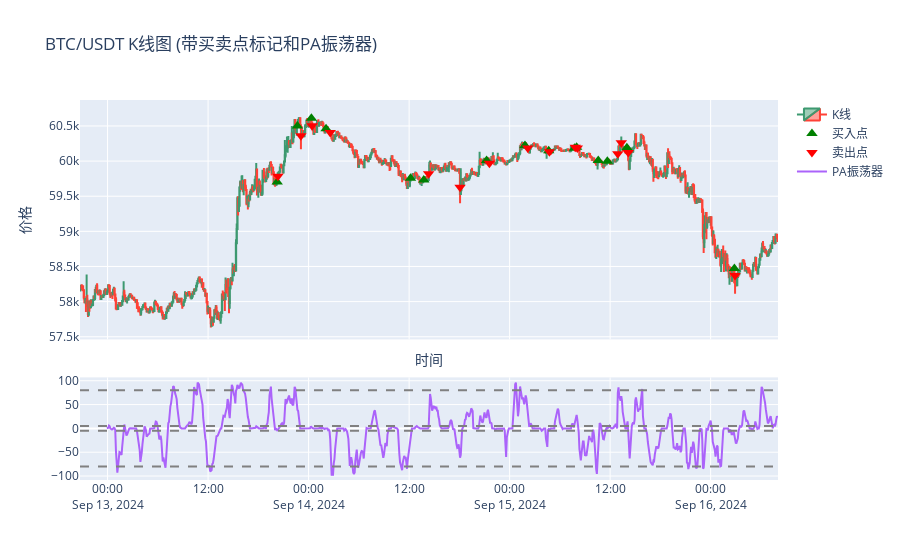

The notebook cell saved with this chart:
### Code cell
import pandas as pd
import numpy as np
import ccxt
import mplfinance as mpf
import matplotlib.pyplot as plt
import plotly.graph_objects as go
from plotly.subplots import make_subplots

from pa.pa_index import pa_oscillator, check_zones


# 定义检测“看涨吞没”形态的函数
def is_bullish_engulfing(df, index):
    if index < 1:
        return False  # 必须要有前一根K线
    prev_candle = df.iloc[index - 1]
    current_candle = df.iloc[index]
    
    # 条件1：前一根是阴线
    if prev_candle['Close'] >= prev_candle['Open']:
        return False
    
    # 条件2：当前K线是阳线
    if current_candle['Close'] <= current_candle['Open']:
        return False
    
    # 条件3：当前K线吞没前一根K线
    if current_candle['Open'] > prev_candle['Low'] or current_candle['Close'] < prev_candle['High']:
        return False
    
    return True


# 新增：定义检测"看涨孕线"形态的函数
def is_bullish_harami(df, index):
    if index < 1:
        return False  # 必须要有前一根K线
    prev_candle = df.iloc[index - 1]
    current_candle = df.iloc[index]
    
    # 条件1：前一根是阴线
    if prev_candle['Close'] >= prev_candle['Open']:
        return False
    
    # 条件2：当前K线是阳线
    if current_candle['Close'] <= current_candle['Open']:
        return False
    
    # 条件3：当前K线完全包含在前一根K线实体内
    if (current_candle['Open'] <= prev_candle['Close'] and
        current_candle['Close'] >= prev_candle['Open'] and
        current_candle['High'] <= prev_candle['High'] and
        current_candle['Low'] >= prev_candle['Low']):
        return True
    
    return False



# 修改回测函数以包含两种形态
def backtest_and_plot(df):
    tick_size = 0.01  # 设置一个tick大小
    successful_trades = 0
    total_trades = 0
    total_profit_loss = 0  # 新增：总盈亏
    buy_signals = []  # 记录买入点
    sell_signals = []  # 记录卖出点

    df.rename(columns={'open': 'Open', 'high': 'High', 'low': 'Low', 'close': 'Close', 'volume': 'Volume'}, inplace=True)

    # 计算PA振荡器
    df = pa_oscillator(df)
    df = check_zones(df)

    for i in range(1, len(df) - 1):  # 确保有下一根K线
        if is_bullish_engulfing(df, i) or is_bullish_harami(df, i):  # 检查两种形态
            signal_candle = df.iloc[i]
            next_candle = df.iloc[i + 1]
            
            # 入场条件：下一根K线突破信号K线的高点加1个tick
            entry_price = signal_candle['High'] + tick_size
            
            if next_candle['High'] >= entry_price:
                total_trades += 1
                
                stop_loss = signal_candle['Low'] - tick_size
                target_price = entry_price + 2 * (entry_price - stop_loss)  # 2:1盈亏比
                
                # 记录买入点
                buy_signals.append((next_candle['timestamp'], entry_price))
                trade_exited = False  # 标志是否完成交易
                
                # 模拟交易，检查接下来K线是否触发止盈或止损
                for j in range(i + 2, len(df)):
                    if df.iloc[j]['Low'] <= stop_loss:  # 触发止损
                        sell_signals.append((df.iloc[j]['timestamp'], stop_loss))  # 记录卖出点
                        trade_exited = True
                        total_profit_loss += stop_loss - entry_price  # 计算亏损
                        break
                    if df.iloc[j]['High'] >= target_price:  # 触发止盈
                        successful_trades += 1
                        sell_signals.append((df.iloc[j]['timestamp'], target_price))  # 记录卖出点
                        trade_exited = True
                        total_profit_loss += target_price - entry_price  # 计算盈利
                        break
                
                # 如果交易没有退出，使用最后一个K线作为退出点
                if not trade_exited:
                    exit_price = df.iloc[-1]['Close']
                    sell_signals.append((df.iloc[-1]['timestamp'], exit_price))
                    total_profit_loss += exit_price - entry_price  # 计算盈亏

    # 绘制K线图并标注买卖点
    df['timestamp'] = pd.to_datetime(df['timestamp'])
    df.set_index('timestamp', inplace=True)
    
    
    # Filter buy and sell signals to only include those within the DataFrame's time range
    df_start, df_end = df.index[0], df.index[-1]
    buy_signals = [(t, p) for t, p in buy_signals if df_start <= t <= df_end]
    sell_signals = [(t, p) for t, p in sell_signals if df_start <= t <= df_end]

    # Convert buy and sell signals to DataFrames
    buy_df = pd.DataFrame(buy_signals, columns=['timestamp', 'price']).set_index('timestamp')
    sell_df = pd.DataFrame(sell_signals, columns=['timestamp', 'price']).set_index('timestamp')

    # Ensure buy and sell signals are within the DataFrame's index
    buy_df = buy_df[buy_df.index.isin(df.index)]
    sell_df = sell_df[sell_df.index.isin(df.index)]

    # 创建K线图
    fig = make_subplots(rows=2, cols=1, shared_xaxes=True, vertical_spacing=0.1, row_heights=[0.7, 0.3])

    # 添加K线图
    fig.add_trace(go.Candlestick(x=df.index,
                    open=df['Open'],
                    high=df['High'],
                    low=df['Low'],
                    close=df['Close'],
                    name='K线'), row=1, col=1)

    # 添加买入点
    fig.add_trace(go.Scatter(
        x=buy_df.index,
        y=buy_df['price'],
        mode='markers',
        marker=dict(symbol='triangle-up', size=10, color='green'),
        name='买入点'
    ), row=1, col=1)

    # 添加卖出点
    fig.add_trace(go.Scatter(
        x=sell_df.index,
        y=sell_df['price'],
        mode='markers',
        marker=dict(symbol='triangle-down', size=10, color='red'),
        name='卖出点'
    ), row=1, col=1)

    # 添加PA振荡器
    fig.add_trace(go.Scatter(
        x=df.index,
        y=df['PA'],
        mode='lines',
        name='PA振荡器'
    ), row=2, col=1)

    # 添加超买和超卖线
    fig.add_hline(y=80, line_dash="dash", line_color="gray", row=2, col=1)
    fig.add_hline(y=-80, line_dash="dash", line_color="gray", row=2, col=1)

    # 添加震荡区域线
    fig.add_hline(y=5, line_dash="dash", line_color="gray", row=2, col=1)
    fig.add_hline(y=-5, line_dash="dash", line_color="gray", row=2, col=1)

    # 更新图表布局
    fig.update_layout(
        title='BTC/USDT K线图 (带买卖点标记和PA振荡器)',
        xaxis_title='时间',
        yaxis_title='价格',
        xaxis_rangeslider_visible=False
    )

    # 显示图表
    fig.show()

    # 计算成功率和总盈亏
    success_rate = successful_trades / total_trades if total_trades > 0 else 0
    print(f"成功率: {success_rate:.2%} ({successful_trades}/{total_trades})")
    print(f"总盈亏: {total_profit_loss:.2f} USDT")

# 创建Binance交易所实例
exchange = ccxt.binance()


# 获取BTC/USDT的历史K线数据，时间间隔为5分钟
symbol = 'BTC/USDT'
timeframe = '5m'
limit = 1000  # 可以根据需要调整数量
ohlcv = exchange.fetch_ohlcv(symbol, timeframe=timeframe, limit=limit)

# 转换为pandas DataFrame
df = pd.DataFrame(ohlcv, columns=['timestamp', 'open', 'high', 'low', 'close', 'volume'])
df['timestamp'] = pd.to_datetime(df['timestamp'], unit='ms')

# 调用回测和绘图函数
backtest_and_plot(df)

### Figure 1 — Plotly figure (JSON) as saved in the notebook; plotly's stock layout.template omitted (floating-point values rounded to 4 significant figures; data arrays with more than 128 entries replaced by an {"elided": "..."} marker saying what was removed)
{"data": [{"close": {"elided": "1000 float values"}, "high": {"elided": "1000 float values"}, "low": {"elided": "1000 float values"}, "name": "K线", "open": {"elided": "1000 float values"}, "type": "candlestick", "x": {"elided": "1000 str values"}, "xaxis": "x", "yaxis": "y"}, {"marker": {"color": "green", "size": 10, "symbol": "triangle-up"}, "mode": "markers", "name": "买入点", "type": "scatter", "x": ["2024-09-13T20:15:00", "2024-09-13T22:40:00", "2024-09-14T00:20:00", "2024-09-14T02:05:00", "2024-09-14T12:10:00", "2024-09-14T13:45:00", "2024-09-14T21:15:00", "2024-09-15T01:50:00", "2024-09-15T04:40:00", "2024-09-15T07:45:00", "2024-09-15T08:00:00", "2024-09-15T10:35:00", "2024-09-15T11:40:00", "2024-09-15T14:00:00", "2024-09-16T02:50:00"], "xaxis": "x", "y": [59700.0, 60500.0, 60610.0, 60460.0, 59760.0, 59730.0, 60010.0, 60220.0, 60150.0, 60180.0, 60200.0, 60010.0, 60000.0, 60190, 58470.0], "yaxis": "y"}, {"marker": {"color": "red", "size": 10, "symbol": "triangle-down"}, "mode": "markers", "name": "卖出点", "type": "scatter", "x": ["2024-09-13T20:20:00", "2024-09-13T23:05:00", "2024-09-14T00:25:00", "2024-09-14T02:35:00", "2024-09-14T18:05:00", "2024-09-14T14:20:00", "2024-09-14T21:35:00", "2024-09-15T02:10:00", "2024-09-15T04:45:00", "2024-09-15T07:50:00", "2024-09-15T08:05:00", "2024-09-15T13:20:00", "2024-09-15T12:55:00", "2024-09-15T14:10:00", "2024-09-16T02:55:00"], "xaxis": "x", "y": [59780.0, 60360.0, 60500.0, 60410.0, 59626, 59820.0, 59970.0, 60190.0, 60130.0, 60200.0, 60190.0, 60260.0, 60110.0, 60122, 58370.0], "yaxis": "y"}, {"mode": "lines", "name": "PA振荡器", "type": "scatter", "x": {"elided": "1000 str values"}, "xaxis": "x2", "y": {"elided": "1000 float values"}, "yaxis": "y2"}], "layout": {"shapes": [{"line": {"color": "gray", "dash": "dash"}, "type": "line", "x0": 0, "x1": 1, "xref": "x2 domain", "y0": 80, "y1": 80, "yref": "y2"}, {"line": {"color": "gray", "dash": "dash"}, "type": "line", "x0": 0, "x1": 1, "xref": "x2 domain", "y0": -80, "y1": -80, "yref": "y2"}, {"line": {"color": "gray", "dash": "dash"}, "type": "line", "x0": 0, "x1": 1, "xref": "x2 domain", "y0": 5, "y1": 5, "yref": "y2"}, {"line": {"color": "gray", "dash": "dash"}, "type": "line", "x0": 0, "x1": 1, "xref": "x2 domain", "y0": -5, "y1": -5, "yref": "y2"}], "title": {"text": "BTC/USDT K线图 (带买卖点标记和PA振荡器)"}, "xaxis": {"anchor": "y", "domain": [0, 1], "matches": "x2", "rangeslider": {"visible": false}, "showticklabels": false, "title": {"text": "时间"}}, "xaxis2": {"anchor": "y2", "domain": [0, 1]}, "yaxis": {"anchor": "x", "domain": [0.37, 1], "title": {"text": "价格"}}, "yaxis2": {"anchor": "x2", "domain": [0, 0.27]}}}
